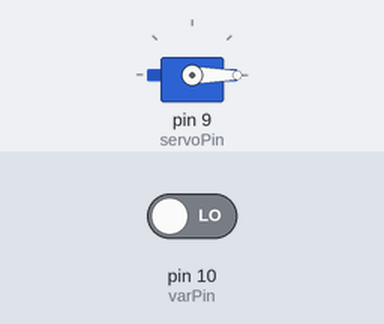
This sketch was run on a simulated Arduino Uno, built with avr-gcc and run on an emulated ATmega328P. Parts: servo. The test bench sets the inputs (shaded band); at power-on: pin 10 (varPin) LOW. What the sketch prints to the serial monitor is not drawn.

Above: at 1.2 s.
1.3 s: pin 10 (varPin) driven HIGH
At 1.45 s:
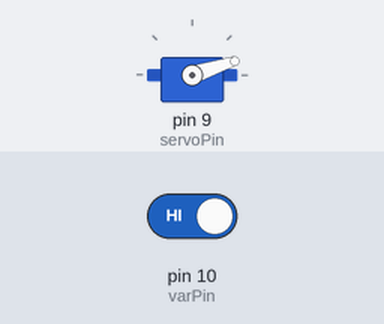
Timing chart, 0 to 10.3 s (numbered marks = the images above; inputs shaded):
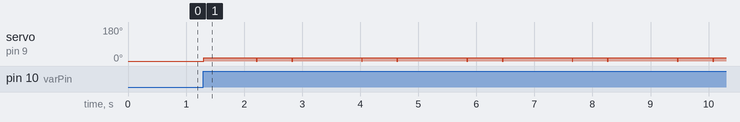

The sketch:

A_servo.ino
```cpp
/*
 * Author Davide Fossacecchi
 * controls a servo motor by a button that simulates the activation of
 * a motor neuron
 */
#include <Servo.h>;
const int servoPin = 9;
const int varPin = 10;

boolean contract = false;
int vel = 18; //degrees per tenth of second
int angle = 0;
Servo myServo;

void setup(){
  Serial.begin(9600);
  myServo.attach(servoPin);
  myServo.write(angle);
  pinMode(varPin, INPUT);
}

void loop(){
  if (digitalRead(varPin) == HIGH) contract = !contract;
  Serial.println (angle);
  if (contract){
    if(angle < 180) angle += vel;
  }
  else{
    if(angle> 0) angle -= vel;
  }
  myServo.write(angle);

}
```

Measured:
- after the input at 1.3 s, servo on pin 9 (servoPin): 0° → 18° at once, then repeats every 1.8 s: 0° 0.01 s, 18° 0.59 s, 0° 0.02 s, 18° 1.2 s
